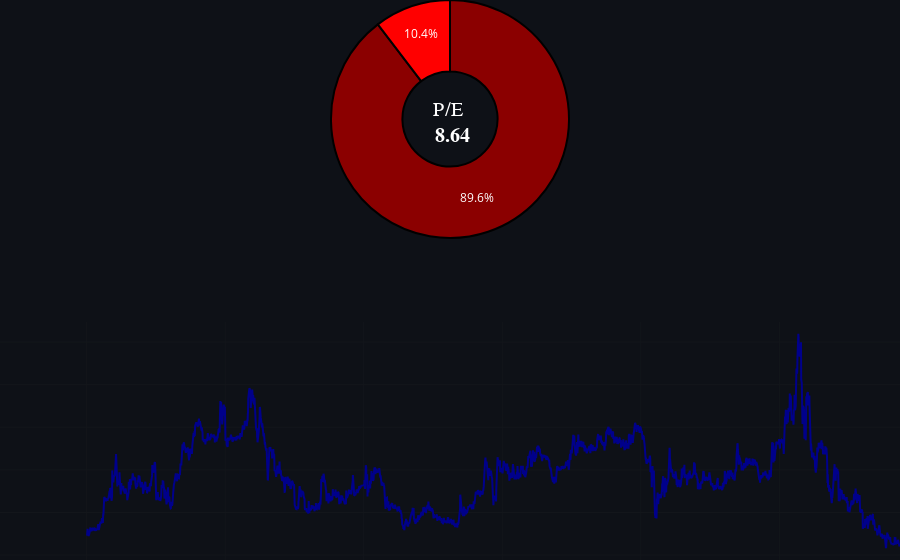

The cell this chart's notebook holds for it:
### Code cell
labels = ["Price per Share", "Earnings per Share"]
values = [round(newest_price.mean(),2), round(newest_profitpershare.mean(),2)]

# Create subplots: use 'domain' type for Pie subplot
fig = pls.make_subplots(rows=2, cols=1, specs=[[{'type':'domain'}],[{'type':'xy'}]])
fig.add_trace(go.Pie(labels=labels, values=values, title=f"P/E <br> <b>{pe}</b>", 
                     title_font=dict(size=20, color = "white", family='Arial, sans-serif'),
                     hole=.4, hoverinfo="label+value+name",
                     marker=dict(colors=['darkred', 'red'], line=dict(color='#000000', width=2))), 
                row=1, col=1) 


fig.add_trace(go.Line(
    x = pe_df['date'],
    y = pe_df['pe'],
    marker=dict(color='darkblue'),
    name="Net Income"
), row=2, col=1)

fig.update_layout(
    title_text="",
    showlegend=False,
    margin={"r": 0, "t": 0, "l": 0, "b": 0}, plot_bgcolor='#0e1117', paper_bgcolor='#0e1117', autosize = True)
fig.show()

### Figure 1 — Plotly figure (JSON) as saved in the notebook; plotly's stock layout.template omitted (floating-point values rounded to 4 significant figures; data arrays with more than 128 entries replaced by an {"elided": "..."} marker saying what was removed)
{"data": [{"domain": {"x": [0, 1], "y": [0.575, 1]}, "hole": 0.4, "hoverinfo": "label+value+name", "labels": ["Price per Share", "Earnings per Share"], "marker": {"colors": ["darkred", "red"], "line": {"color": "#000000", "width": 2}}, "title": {"font": {"color": "white", "family": "Arial, sans-serif", "size": 20}, "text": "P/E <br> <b>8.64</b>"}, "type": "pie", "values": [8.3, 0.96]}, {"marker": {"color": "darkblue"}, "name": "Net Income", "type": "scatter", "x": {"elided": "3219 str values"}, "xaxis": "x", "y": {"elided": "3219 float values"}, "yaxis": "y"}], "layout": {"autosize": true, "margin": {"b": 0, "l": 0, "r": 0, "t": 0}, "paper_bgcolor": "#0e1117", "plot_bgcolor": "#0e1117", "showlegend": false, "title": {"text": ""}, "xaxis": {"anchor": "y", "domain": [0, 1]}, "yaxis": {"anchor": "x", "domain": [0, 0.425]}}}
